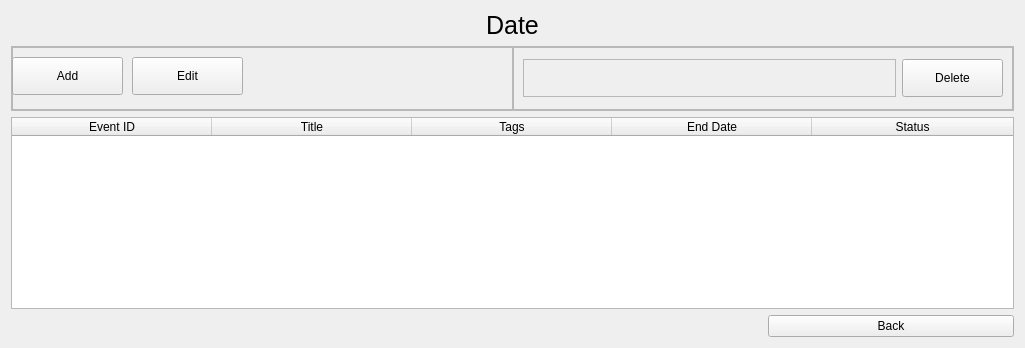
      <widget class="QWidget" name="pageViewDaily">
       <property name="sizePolicy">
        <sizepolicy hsizetype="Preferred" vsizetype="Preferred">
         <horstretch>1</horstretch>
         <verstretch>0</verstretch>
        </sizepolicy>
       </property>
       <layout class="QGridLayout" name="gridLayout_3">
        <item row="4" column="0" colspan="4">
         <widget class="QTableWidget" name="tableViewDaily">
          <property name="minimumSize">
           <size>
            <width>1003</width>
            <height>0</height>
           </size>
          </property>
          <property name="styleSheet">
           <string notr="true"/>
          </property>
          <property name="sizeAdjustPolicy">
           <enum>QAbstractScrollArea::AdjustIgnored</enum>
          </property>
          <property name="editTriggers">
           <set>QAbstractItemView::NoEditTriggers</set>
          </property>
          <property name="selectionMode">
           <enum>QAbstractItemView::SingleSelection</enum>
          </property>
          <property name="selectionBehavior">
           <enum>QAbstractItemView::SelectRows</enum>
          </property>
          <attribute name="horizontalHeaderCascadingSectionResizes">
           <bool>true</bool>
          </attribute>
          <attribute name="horizontalHeaderMinimumSectionSize">
           <number>20</number>
          </attribute>
          <attribute name="horizontalHeaderDefaultSectionSize">
           <number>200</number>
          </attribute>
          <attribute name="horizontalHeaderStretchLastSection">
           <bool>true</bool>
          </attribute>
          <column>
           <property name="text">
            <string>Event ID</string>
           </property>
          </column>
          <column>
           <property name="text">
            <string>Title</string>
           </property>
          </column>
          <column>
           <property name="text">
            <string>Tags</string>
           </property>
          </column>
          <column>
           <property name="text">
            <string>End Date</string>
           </property>
          </column>
          <column>
           <property name="text">
            <string>Status</string>
           </property>
          </column>
         </widget>
        </item>
        <item row="0" column="1" colspan="2">
         <widget class="QLabel" name="labelViewDailyDate">
          <property name="styleSheet">
           <string notr="true">QLabel{
font-size: 25px
}</string>
          </property>
          <property name="text">
           <string>Date</string>
          </property>
          <property name="alignment">
           <set>Qt::AlignCenter</set>
          </property>
         </widget>
        </item>
        <item row="1" column="0" colspan="4">
         <widget class="QFrame" name="frameViewDailyButtonRow">
          <property name="minimumSize">
           <size>
            <width>0</width>
            <height>65</height>
           </size>
          </property>
          <property name="frameShape">
           <enum>QFrame::StyledPanel</enum>
          </property>
          <property name="frameShadow">
           <enum>QFrame::Raised</enum>
          </property>
          <layout class="QHBoxLayout" name="horizontalLayout_3">
           <property name="spacing">
            <number>0</number>
           </property>
           <property name="leftMargin">
            <number>0</number>
           </property>
           <property name="topMargin">
            <number>0</number>
           </property>
           <property name="rightMargin">
            <number>0</number>
           </property>
           <property name="bottomMargin">
            <number>0</number>
           </property>
           <item>
            <widget class="QFrame" name="frameViewDailyAddEdit">
             <property name="frameShape">
              <enum>QFrame::StyledPanel</enum>
             </property>
             <property name="frameShadow">
              <enum>QFrame::Raised</enum>
             </property>
             <widget class="QPushButton" name="buttonViewDailyAdd">
              <property name="geometry">
               <rect>
                <x>0</x>
                <y>10</y>
                <width>111</width>
                <height>38</height>
               </rect>
              </property>
              <property name="text">
               <string>Add</string>
              </property>
             </widget>
             <widget class="QPushButton" name="buttonViewDailyEdit">
              <property name="geometry">
               <rect>
                <x>120</x>
                <y>10</y>
                <width>111</width>
                <height>38</height>
               </rect>
              </property>
              <property name="minimumSize">
               <size>
                <width>0</width>
                <height>0</height>
               </size>
              </property>
              <property name="maximumSize">
               <size>
                <width>16777215</width>
                <height>16777215</height>
               </size>
              </property>
              <property name="text">
               <string>Edit</string>
              </property>
             </widget>
            </widget>
           </item>
           <item>
            <widget class="QFrame" name="frameViewDailyDelete">
             <property name="layoutDirection">
              <enum>Qt::LeftToRight</enum>
             </property>
             <property name="frameShape">
              <enum>QFrame::StyledPanel</enum>
             </property>
             <property name="frameShadow">
              <enum>QFrame::Raised</enum>
             </property>
             <layout class="QGridLayout" name="gridLayout">
              <item row="1" column="1">
               <widget class="QPushButton" name="buttonViewDailyDelete">
                <property name="maximumSize">
                 <size>
                  <width>101</width>
                  <height>38</height>
                 </size>
                </property>
                <property name="layoutDirection">
                 <enum>Qt::RightToLeft</enum>
                </property>
                <property name="text">
                 <string>Delete</string>
                </property>
               </widget>
              </item>
              <item row="1" column="0">
               <widget class="QFrame" name="frameViewDailySpacer">
                <property name="frameShape">
                 <enum>QFrame::StyledPanel</enum>
                </property>
                <property name="frameShadow">
                 <enum>QFrame::Raised</enum>
                </property>
               </widget>
              </item>
             </layout>
            </widget>
           </item>
          </layout>
         </widget>
        </item>
        <item row="5" column="3">
         <widget class="QPushButton" name="buttonViewDailyBack">
          <property name="text">
           <string>Back</string>
          </property>
         </widget>
        </item>
       </layout>
      </widget>
